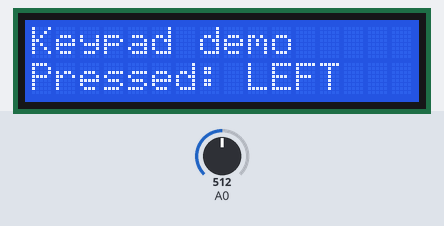
Bench run of a sketch on a simulated Arduino Uno, built with avr-gcc and run on an emulated ATmega328P. Parts: 16×2 character LCD. The inputs (shaded band) are chosen by the test bench; at power-on: A0 = 512.

Above: at 1.2 s.
1.3 s: A0 set to 565
At 1.7 s:
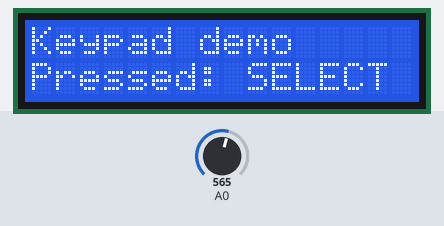
2.8 s: A0 set to 370
At 4.0 s:
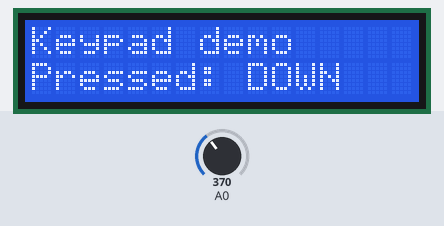
4.3 s: A0 set to 185
At 5.2 s:
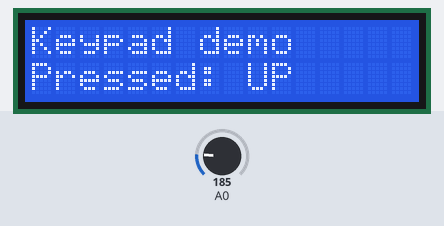
5.8 s: A0 set to 40
At 6.3 s:
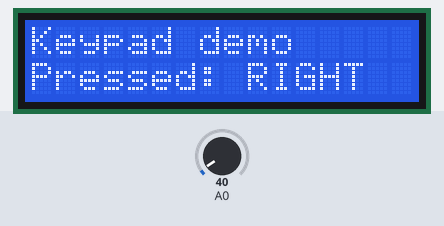
7.3 s: A0 set to 1010
At 8.5 s:
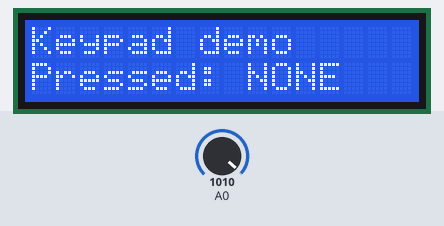
8.8 s: A0 set to 716
At 9.8 s:
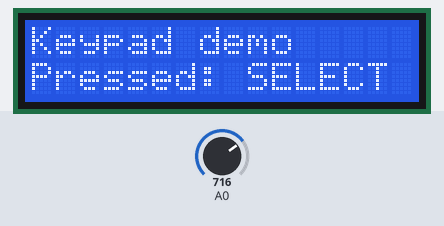
Timing chart, 0 to 11.3 s (numbered marks = the images above; inputs shaded):
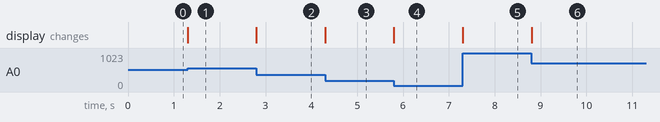

Measured:
- after the input at 1.3 s, the display: changes at once (image 1)
- after the input at 2.8 s, the display: changes at once (image 2)
- after the input at 4.3 s, the display: changes at once (image 3)
- after the input at 5.8 s, the display: changes at once (image 4)
- after the input at 7.3 s, the display: changes at once (image 5)
- after the input at 8.8 s, the display: changes at once (image 6)

The sketch:

LCDKeypad_demo.ino
```cpp
#include <LiquidCrystal.h>
LiquidCrystal lcd(8, 9, 4, 5, 6, 7);

#define btnRIGHT  0
#define btnUP     1
#define btnDOWN   2
#define btnLEFT   3
#define btnSELECT 4
#define btnNONE   5

int read_buttons() {

 int adc_key_in = analogRead(0);

 if (adc_key_in > 1000) return btnNONE;
 if (adc_key_in < 50)   return btnRIGHT;
 if (adc_key_in < 195)  return btnUP;
 if (adc_key_in < 380)  return btnDOWN;
 if (adc_key_in < 555)  return btnLEFT;
 if (adc_key_in < 790)  return btnSELECT;
}

void setup()
{
 lcd.begin(16, 2);
 lcd.setCursor(0,0);
 lcd.print("Keypad demo");
}

void loop()
{

 lcd.setCursor(0,1);
 lcd.print("Pressed:");

 int buttons = read_buttons();
 lcd.setCursor(9, 1);
 if(buttons == btnRIGHT)       lcd.print("RIGHT ");
 else if(buttons == btnLEFT)   lcd.print("LEFT  ");
 else if(buttons == btnUP)     lcd.print("UP    ");
 else if(buttons == btnDOWN)   lcd.print("DOWN  ");
 else if(buttons == btnSELECT) lcd.print("SELECT");
 else if(buttons == btnNONE)   lcd.print("NONE  ");
}
```
